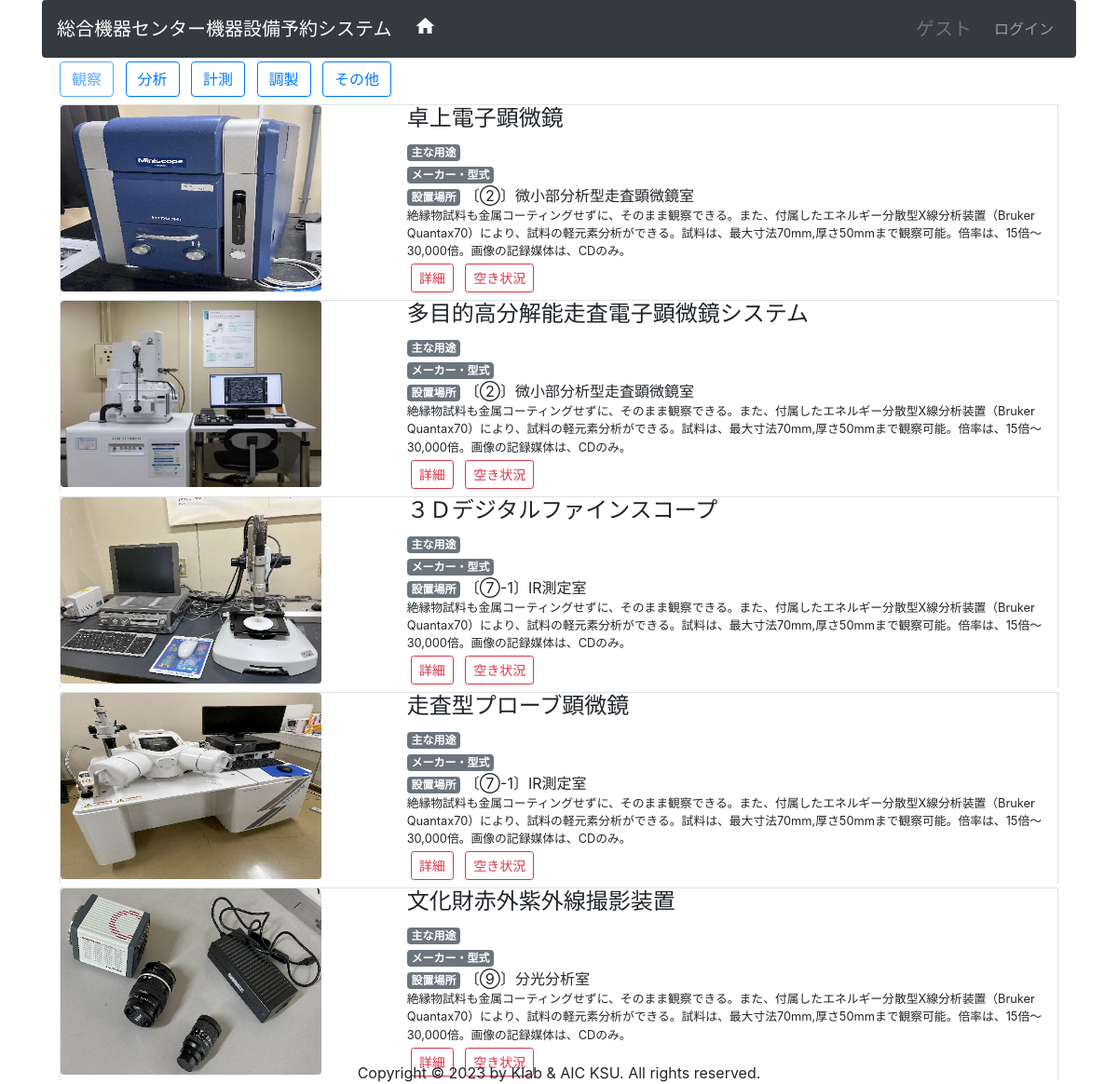
The page /index.php?to=inst&do=list&c=1 on the database its author committed.
### tables this page shows
CREATE TABLE `tb_instrument` (
  `id` bigint(20) UNSIGNED NOT NULL COMMENT '通し番号(自動採番, 内部参照用)',
  `code` varchar(16) DEFAULT NULL COMMENT '人間識別用番号',
  `fullname` varchar(64) NOT NULL COMMENT '名称',
  `shortname` varchar(64) NOT NULL COMMENT '略称',
  `state` int(11) NOT NULL COMMENT '機器状態(1:使用可,2:貸出中,3:使用不可,9:その他)',
  `category` int(11) DEFAULT NULL COMMENT 'カテゴリ（1:観察, 2:分析,3:計測,4:調製,9:その他）',
  `purpose` varchar(64) DEFAULT NULL COMMENT '主な用途',
  `detail` text DEFAULT NULL COMMENT '施設紹介',
  `maker` varchar(64) DEFAULT NULL COMMENT 'メーカー',
  `model` varchar(64) DEFAULT NULL COMMENT '型式',
  `made_year` date DEFAULT NULL COMMENT '製造年月',
  `bought_year` date DEFAULT NULL COMMENT '導入年月',
  `equipment_no` varchar(32) DEFAULT NULL COMMENT '備品番号',
  `room_id` bigint(20) UNSIGNED DEFAULT NULL COMMENT '設置場所部屋番号',
  `memo` text DEFAULT NULL COMMENT '備考',

  CONSTRAINT `fk_instrument_room`
    FOREIGN KEY (`room_id`)
    REFERENCES `tb_room` (`id`)
    ON DELETE SET NULL ON UPDATE CASCADE
);

CREATE TABLE `tb_room` (
  `id` bigint(20) UNSIGNED NOT NULL COMMENT '通し番号（自動採番, 内部参照用）',
  `room_name` varchar(32) NOT NULL COMMENT '部屋名称',
  `room_no` varchar(16) DEFAULT NULL COMMENT '部屋番号(略称)',
  `memo` text DEFAULT NULL COMMENT '備考'
);

### src/controllers/Instrument.php (called while the page is built, shortened)
<?php
class Instrument extends Controller
{
    public function listAction($c = null): void
    {
        $selected = 0;
        $where = '1';
        $orderby = 'room_id';
        if ($c !== null) {
            $where = 'category=' . intval($c);
            $selected = intval($c);
        }
        $rows = $this->model->getList($where, $orderby);
        $categories = KsuCode::INST_CATEGORY;
        $can_reserve = $this->user->canReserve();
        $this->view->render('inst_list.php', [
            'rows' => $rows,
            'categories' => $categories,
            'selected' => $selected,
            'can_reserve' => $can_reserve,
        ]);
    }
}

### index.php (called while the page is built, shortened)
<?php
require_once __DIR__ . '/conf/develop_env.php';
$config = [
    'view_dir' => __DIR__ . '/src/views/',
    'db' => $conf,
    'routes' => [
        'user' => ['c' => 'User',       'a' => ['login', 'auth', 'logout', 'upass']],
        'inst' => ['c' => 'Instrument', 'a' => ['list', 'detail', 'input', 'save', 'delete']],
        'mbr'  => ['c' => 'Member',     'a' => ['list', 'detail', 'input', 'save', 'delete', 'grant']],
        'rsv'  => ['c' => 'Reserve',    'a' => ['list', 'detail', 'input', 'save', 'delete', 'grant', 'report', 'export']],
        'stf'  => ['c' => 'Staff',      'a' => ['list', 'detail', 'input', 'save', 'delete', 'grant']],
        'aic'  => ['c' => 'Aic',        'a' => ['list', 'detail', 'input', 'save', 'delete']],
    ],
    'default_route' => ['to' => 'inst', 'do' => 'list'],
];
try {
    $to = $_GET['to'] ?? $config['default_route']['to'];
    $do = $_GET['do'] ?? $config['default_route']['do'];
    $params = $_GET;
    unset($params['to'], $params['do']);
    $routeInfo = $config['routes'][$to] ?? $config['routes'][$config['default_route']['to']];
    $actionMethod = (in_array($do, $routeInfo['a'], true)) ? $do . 'Action' : 'listAction';
    $model = new $modelClass();
    $view = new aic\views\View($config['view_dir']);
    $controller = new $controllerClass($model, $view);
    call_user_func_array([$controller, $actionMethod], $params);
} catch (\Throwable $e) {
    if (defined('DEVELOP_ENV') && DEVELOP_ENV) {
        header('HTTP/1.1 500 Internal Server Error');
        echo "<h1>Application Error</h1>";
        echo "<pre>";
        echo "<strong>Message:</strong> " . htmlspecialchars($e->getMessage(), ENT_QUOTES, 'UTF-8') . "\n\n";
        echo "<strong>File:</strong> " . $e->getFile() . " on line " . $e->getLine() . "\n\n";
        echo "<strong>Stack Trace:</strong>\n" . $e->getTraceAsString();
        echo "</pre>";
    } else {
    }
    exit;
}

### src/controllers/Controller.php (called while the page is built, shortened)
<?php
abstract class Controller
{
    public function __construct(Model $model, View $view)
    {
        $this->model = $model;
    }
}

### src/models/Model.php (called while the page is built, shortened)
<?php
class Model
{
    private static $conf;
    public function initDb()
    {
        $this->db = new \mysqli(
            self::$conf['host'],
            self::$conf['username'],
            self::$conf['password'],
            self::$conf['dbname'],
        );
    }
    public static function setConnInfo($conf)
    {
      self::$conf = $conf;
    }
}

### src/models/Instrument.php (called while the page is built, shortened)
<?php
class Instrument extends Model{
    protected $table = "tb_instrument";
    public function getList($where = 1, $orderby = "id", $page = 0)
    {
        $sql = sprintf(
            "SELECT i.*, r.room_name, r.room_no FROM %s AS i " .
            "LEFT JOIN tb_room AS r ON i.room_id = r.id " .
            "WHERE %s ORDER BY %s",
            $this->table, $where, $orderby
        );
        $rs = $this->db->query($sql);
        return $rs->fetch_all(MYSQLI_ASSOC);
    }
}

### src/views/inst_list.php (the view, shortened to what this page needs)
<div class="text-left">
    <?php foreach ($categories as $c => $label): ?>
        <?php $disabled = ($c == $selected) ? 'disabled' : ''; ?>
        <a href="index.php?to=inst&do=list&c=<?= $c ?>" class="btn btn-outline-primary <?= $disabled ?> m-1"><?= $label ?></a>
    <?php endforeach; ?>
</div>
<?php foreach ($rows as $row):
    $url = 'img/instrument/' . $row['id'] . '.webp';
?>
    <div class="row border border-bottom-0 m-1">
        <div class="col-md-4 pl-0">
            <img src="<?= $url ?>" height="200px" width="280px" class="rounded">
        </div>
        <div class="col-md-8">
            <h4 class="mt-0"><?= htmlspecialchars($row['fullname']) ?></h4>
            <div><span class="badge badge-secondary">主な用途</span> <?= htmlspecialchars($row['purpose']) ?></div>
            <div><span class="badge badge-secondary">メーカー・型式</span> <?= htmlspecialchars($row['maker'] . ' ' . $row['model']) ?></div>
            <div><span class="badge badge-secondary">設置場所</span> 〔<?= htmlspecialchars($row['room_no']) ?>〕<?= htmlspecialchars($row['room_name']) ?></div>
            <div class="small"><?= htmlspecialchars($row['detail']) ?></div>
            <div class="align-self-end">
                <a class="btn btn-sm btn-outline-danger m-1" href="index.php?to=inst&do=detail&id=<?= $row['id'] ?>">詳細</a>
                <a class="btn btn-sm btn-outline-danger m-1" href="index.php?to=aic&do=detail&id=<?= $row['id'] ?>">空き状況</a>
            </div>
        </div>
    </div>
<?php endforeach; ?>

### rows shown on the page
tb_instrument: shows a picture, fullname "卓上電子顕微鏡", room.room_no "②", room.room_name "微小部分析型走査顕微鏡室", detail "絶縁物試料も金属コーティングせずに、そのまま観察できる。また、付属したエネルギー分散型X線分析装置（Bruker Quantax70）により、試料の軽元素分析ができる。試料は、最大寸法70mm,厚さ50mmまで観察可能。倍率は、15倍〜30,000倍。画像の記録媒体は、CDのみ。"
tb_instrument: shows a picture, fullname "多目的高分解能走査電子顕微鏡システム", room.room_no "②", room.room_name "微小部分析型走査顕微鏡室", detail "絶縁物試料も金属コーティングせずに、そのまま観察できる。また、付属したエネルギー分散型X線分析装置（Bruker Quantax70）により、試料の軽元素分析ができる。試料は、最大寸法70mm,厚さ50mmまで観察可能。倍率は、15倍〜30,000倍。画像の記録媒体は、CDのみ。"
tb_instrument: shows a picture, fullname "３Ｄデジタルファインスコープ", room.room_no "⑦-1", room.room_name "IR測定室", detail "絶縁物試料も金属コーティングせずに、そのまま観察できる。また、付属したエネルギー分散型X線分析装置（Bruker Quantax70）により、試料の軽元素分析ができる。試料は、最大寸法70mm,厚さ50mmまで観察可能。倍率は、15倍〜30,000倍。画像の記録媒体は、CDのみ。"
tb_instrument: shows a picture, fullname "走査型プローブ顕微鏡", room.room_no "⑦-1", room.room_name "IR測定室", detail "絶縁物試料も金属コーティングせずに、そのまま観察できる。また、付属したエネルギー分散型X線分析装置（Bruker Quantax70）により、試料の軽元素分析ができる。試料は、最大寸法70mm,厚さ50mmまで観察可能。倍率は、15倍〜30,000倍。画像の記録媒体は、CDのみ。"
tb_instrument: shows a picture, fullname "文化財赤外紫外線撮影装置", room.room_no "⑨", room.room_name "分光分析室", detail "絶縁物試料も金属コーティングせずに、そのまま観察できる。また、付属したエネルギー分散型X線分析装置（Bruker Quantax70）により、試料の軽元素分析ができる。試料は、最大寸法70mm,厚さ50mmまで観察可能。倍率は、15倍〜30,000倍。画像の記録媒体は、CDのみ。"

### other values the page prints
$app_name "総合機器センター機器設備予約システム"
$label "観察"
$label "分析"
$label "計測"
$label "調製"
$label "その他"
